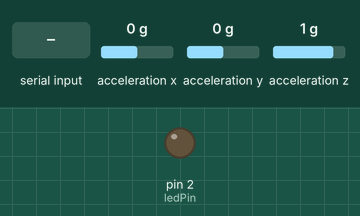
A sketch run on a simulated Arduino Uno, built with avr-gcc and run on an emulated ATmega328P. Shown: output pins drawn as LEDs (lit = HIGH). The test bench sets the inputs (shaded band); at power-on: acceleration x 0 g, acceleration y 0 g, acceleration z 1 g. What the sketch prints to the serial monitor is not drawn.

Above: at 3.2 s.
3.3 s: "A" received over Serial
At 4.0 s:
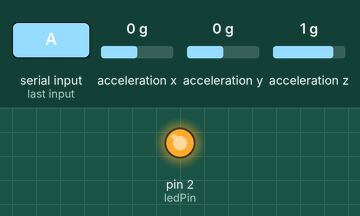
4.8 s: "N" received over Serial
At 6.2 s:
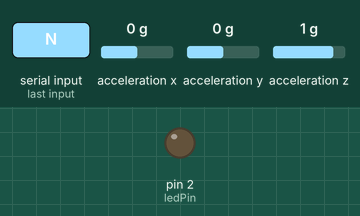
Timing chart, 0 to 7.8 s (numbered marks = the images above; inputs shaded):
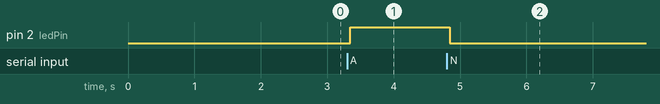

The sketch:

Board_setup.ino
```cpp
#include <Wire.h>
#include <Adafruit_Sensor.h>
#include <Adafruit_ADXL345_U.h>

Adafruit_ADXL345_Unified accel = Adafruit_ADXL345_Unified(12345);
const int ledPin = 2; // LED connected to D2

void setup() {
  Serial.begin(9600);
  pinMode(ledPin, OUTPUT);
  digitalWrite(ledPin, LOW);

  // Initialize accelerometer
  if (!accel.begin()) {
    Serial.println("ADXL345 not detected!");
    while (1); // Halt if sensor fails
  }

  // Set sensitivity (2/4/8/16 G)
  accel.setRange(ADXL345_RANGE_16_G);

  // Optional: Calibrate sensor (place on flat surface)
  Serial.println("Place sensor flat for calibration...");
  delay(2000);
  Serial.println("Calibration complete. Starting readings.");
}

void loop() {
  // Read sensor data
  sensors_event_t event;
  accel.getEvent(&event);

  // Calculate magnitude (g-force)
  float magnitude = sqrt(event.acceleration.x * event.acceleration.x +
                      event.acceleration.y * event.acceleration.y +
                      event.acceleration.z * event.acceleration.z) / 9.81;

  // Send to Java (only the magnitude value)
  Serial.println(magnitude, 2); // 2 decimal places

  // Check for LED commands from Java
  if (Serial.available() > 0) {
    char command = Serial.read();
    if (command == 'A') {
      digitalWrite(ledPin, HIGH); // Earthquake alert
    }
    else if (command == 'N') {
      digitalWrite(ledPin, LOW); // Normal state
    }
  }

  delay(50); // ~20Hz sampling rate
}
```

Measured:
- after the input at 3.3 s, pin 2 (ledPin): LOW → HIGH at once
- after the input at 4.8 s, pin 2 (ledPin): HIGH → LOW at once
